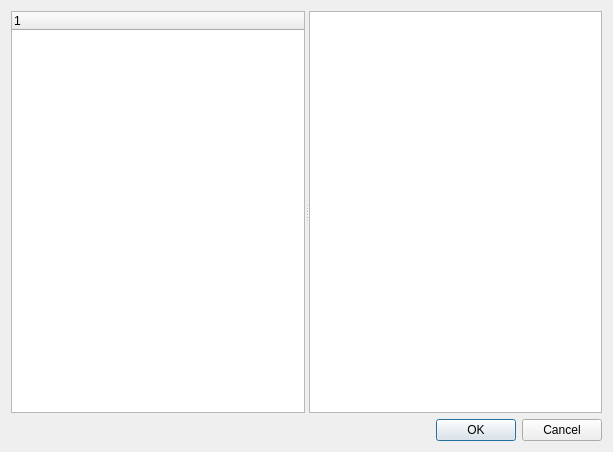
<?xml version="1.0" encoding="UTF-8"?>
<ui version="4.0">
 <class>Dialog</class>
 <widget class="QDialog" name="Dialog">
  <property name="geometry">
   <rect>
    <x>0</x>
    <y>0</y>
    <width>613</width>
    <height>452</height>
   </rect>
  </property>
  <property name="windowTitle">
   <string>Dialog</string>
  </property>
  <layout class="QVBoxLayout" name="verticalLayout">
   <item>
    <widget class="QSplitter" name="splitter">
     <property name="orientation">
      <enum>Qt::Horizontal</enum>
     </property>
     <widget class="QTreeWidget" name="treeWidget">
      <column>
       <property name="text">
        <string notr="true">1</string>
       </property>
      </column>
     </widget>
     <widget class="QPlainTextEdit" name="plainTextEdit"/>
    </widget>
   </item>
   <item>
    <widget class="QDialogButtonBox" name="buttonBox">
     <property name="standardButtons">
      <set>QDialogButtonBox::Cancel|QDialogButtonBox::Ok</set>
     </property>
    </widget>
   </item>
  </layout>
 </widget>
 <resources/>
 <connections/>
</ui>
